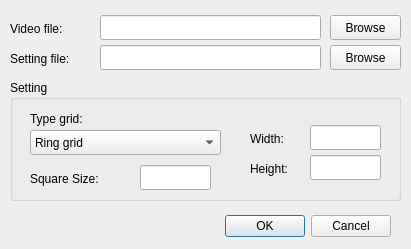
<?xml version="1.0" encoding="UTF-8"?>
<ui version="4.0">
 <class>setting</class>
 <widget class="QDialog" name="setting">
  <property name="geometry">
   <rect>
    <x>0</x>
    <y>0</y>
    <width>411</width>
    <height>249</height>
   </rect>
  </property>
  <property name="windowTitle">
   <string>Dialog</string>
  </property>
  <widget class="QDialogButtonBox" name="buttonBox">
   <property name="geometry">
    <rect>
     <x>220</x>
     <y>210</y>
     <width>171</width>
     <height>32</height>
    </rect>
   </property>
   <property name="orientation">
    <enum>Qt::Horizontal</enum>
   </property>
   <property name="standardButtons">
    <set>QDialogButtonBox::Cancel|QDialogButtonBox::Ok</set>
   </property>
  </widget>
  <widget class="QLabel" name="label">
   <property name="geometry">
    <rect>
     <x>10</x>
     <y>20</y>
     <width>71</width>
     <height>17</height>
    </rect>
   </property>
   <property name="text">
    <string>Video file:</string>
   </property>
  </widget>
  <widget class="QLineEdit" name="txtVideoFile">
   <property name="geometry">
    <rect>
     <x>100</x>
     <y>15</y>
     <width>221</width>
     <height>25</height>
    </rect>
   </property>
  </widget>
  <widget class="QPushButton" name="pushButtonVideoBrowse">
   <property name="geometry">
    <rect>
     <x>330</x>
     <y>15</y>
     <width>71</width>
     <height>25</height>
    </rect>
   </property>
   <property name="text">
    <string>Browse</string>
   </property>
  </widget>
  <widget class="QLabel" name="label_2">
   <property name="geometry">
    <rect>
     <x>10</x>
     <y>50</y>
     <width>81</width>
     <height>17</height>
    </rect>
   </property>
   <property name="text">
    <string>Setting file:</string>
   </property>
  </widget>
  <widget class="QLineEdit" name="txtSettingFile">
   <property name="geometry">
    <rect>
     <x>100</x>
     <y>45</y>
     <width>221</width>
     <height>25</height>
    </rect>
   </property>
  </widget>
  <widget class="QPushButton" name="pushButtonSettingBrowse">
   <property name="geometry">
    <rect>
     <x>330</x>
     <y>45</y>
     <width>71</width>
     <height>25</height>
    </rect>
   </property>
   <property name="text">
    <string>Browse</string>
   </property>
  </widget>
  <widget class="QGroupBox" name="groupBox">
   <property name="geometry">
    <rect>
     <x>10</x>
     <y>80</y>
     <width>391</width>
     <height>121</height>
    </rect>
   </property>
   <property name="font">
    <font>
     <weight>50</weight>
     <bold>false</bold>
    </font>
   </property>
   <property name="title">
    <string>Setting</string>
   </property>
   <widget class="QComboBox" name="comboBoxTypeGrid">
    <property name="geometry">
     <rect>
      <x>20</x>
      <y>50</y>
      <width>191</width>
      <height>25</height>
     </rect>
    </property>
    <item>
     <property name="text">
      <string>Ring grid</string>
     </property>
    </item>
    <item>
     <property name="text">
      <string>Chessboard grid</string>
     </property>
    </item>
    <item>
     <property name="text">
      <string>Circles grid</string>
     </property>
    </item>
    <item>
     <property name="text">
      <string>Asymmetric Circles grid</string>
     </property>
    </item>
   </widget>
   <widget class="QLabel" name="label_3">
    <property name="geometry">
     <rect>
      <x>20</x>
      <y>30</y>
      <width>67</width>
      <height>17</height>
     </rect>
    </property>
    <property name="text">
     <string>Type grid:</string>
    </property>
   </widget>
   <widget class="QLabel" name="label_4">
    <property name="geometry">
     <rect>
      <x>20</x>
      <y>90</y>
      <width>91</width>
      <height>17</height>
     </rect>
    </property>
    <property name="text">
     <string>Square Size:</string>
    </property>
   </widget>
   <widget class="QLineEdit" name="txtSquareSize">
    <property name="geometry">
     <rect>
      <x>130</x>
      <y>85</y>
      <width>71</width>
      <height>25</height>
     </rect>
    </property>
   </widget>
   <widget class="QLabel" name="label_5">
    <property name="geometry">
     <rect>
      <x>240</x>
      <y>50</y>
      <width>51</width>
      <height>17</height>
     </rect>
    </property>
    <property name="text">
     <string>Width:</string>
    </property>
   </widget>
   <widget class="QLabel" name="label_6">
    <property name="geometry">
     <rect>
      <x>240</x>
      <y>80</y>
      <width>71</width>
      <height>17</height>
     </rect>
    </property>
    <property name="text">
     <string>Height:</string>
    </property>
   </widget>
   <widget class="QLineEdit" name="txtWidth">
    <property name="geometry">
     <rect>
      <x>300</x>
      <y>45</y>
      <width>71</width>
      <height>25</height>
     </rect>
    </property>
   </widget>
   <widget class="QLineEdit" name="txtHeight">
    <property name="geometry">
     <rect>
      <x>300</x>
      <y>75</y>
      <width>71</width>
      <height>25</height>
     </rect>
    </property>
   </widget>
  </widget>
 </widget>
 <resources/>
 <connections>
  <connection>
   <sender>buttonBox</sender>
   <signal>rejected()</signal>
   <receiver>setting</receiver>
   <slot>reject()</slot>
   <hints>
    <hint type="sourcelabel">
     <x>316</x>
     <y>260</y>
    </hint>
    <hint type="destinationlabel">
     <x>286</x>
     <y>274</y>
    </hint>
   </hints>
  </connection>
  <connection>
   <sender>buttonBox</sender>
   <signal>accepted()</signal>
   <receiver>setting</receiver>
   <slot>accept()</slot>
   <hints>
    <hint type="sourcelabel">
     <x>248</x>
     <y>254</y>
    </hint>
    <hint type="destinationlabel">
     <x>157</x>
     <y>274</y>
    </hint>
   </hints>
  </connection>
 </connections>
</ui>
